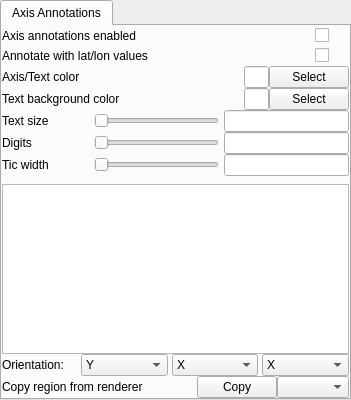
    <widget class="QTabWidget" name="_axisAnnotationTab">
     <property name="sizePolicy">
      <sizepolicy hsizetype="Minimum" vsizetype="Maximum">
       <horstretch>0</horstretch>
       <verstretch>0</verstretch>
      </sizepolicy>
     </property>
     <property name="currentIndex">
      <number>0</number>
     </property>
     <widget class="QWidget" name="tab">
      <property name="sizePolicy">
       <sizepolicy hsizetype="Minimum" vsizetype="Preferred">
        <horstretch>0</horstretch>
        <verstretch>0</verstretch>
       </sizepolicy>
      </property>
      <attribute name="title">
       <string>Axis Annotations</string>
      </attribute>
      <layout class="QVBoxLayout" name="verticalLayout">
       <property name="spacing">
        <number>0</number>
       </property>
       <property name="leftMargin">
        <number>0</number>
       </property>
       <property name="topMargin">
        <number>0</number>
       </property>
       <property name="rightMargin">
        <number>0</number>
       </property>
       <property name="bottomMargin">
        <number>0</number>
       </property>
       <item>
        <layout class="QHBoxLayout" name="horizontalLayout">
         <property name="spacing">
          <number>0</number>
         </property>
         <property name="topMargin">
          <number>0</number>
         </property>
         <property name="rightMargin">
          <number>20</number>
         </property>
         <item>
          <widget class="QLabel" name="label">
           <property name="sizePolicy">
            <sizepolicy hsizetype="Minimum" vsizetype="Preferred">
             <horstretch>0</horstretch>
             <verstretch>0</verstretch>
            </sizepolicy>
           </property>
           <property name="text">
            <string>Axis annotations enabled</string>
           </property>
          </widget>
         </item>
         <item>
          <spacer name="horizontalSpacer">
           <property name="orientation">
            <enum>Qt::Horizontal</enum>
           </property>
           <property name="sizeHint" stdset="0">
            <size>
             <width>40</width>
             <height>20</height>
            </size>
           </property>
          </spacer>
         </item>
         <item>
          <widget class="QCheckBox" name="_axisAnnotationEnabledCheckbox">
           <property name="text">
            <string/>
           </property>
          </widget>
         </item>
        </layout>
       </item>
       <item>
        <layout class="QHBoxLayout" name="horizontalLayout_2">
         <property name="spacing">
          <number>0</number>
         </property>
         <property name="topMargin">
          <number>0</number>
         </property>
         <property name="rightMargin">
          <number>20</number>
         </property>
         <item>
          <widget class="QLabel" name="label_2">
           <property name="sizePolicy">
            <sizepolicy hsizetype="Minimum" vsizetype="Preferred">
             <horstretch>0</horstretch>
             <verstretch>0</verstretch>
            </sizepolicy>
           </property>
           <property name="text">
            <string>Annotate with lat/lon values</string>
           </property>
          </widget>
         </item>
         <item>
          <spacer name="horizontalSpacer_2">
           <property name="orientation">
            <enum>Qt::Horizontal</enum>
           </property>
           <property name="sizeHint" stdset="0">
            <size>
             <width>40</width>
             <height>20</height>
            </size>
           </property>
          </spacer>
         </item>
         <item>
          <widget class="QCheckBox" name="_latLonAnnotationCheckbox">
           <property name="text">
            <string/>
           </property>
          </widget>
         </item>
        </layout>
       </item>
       <item>
        <layout class="QHBoxLayout" name="horizontalLayout_6">
         <property name="spacing">
          <number>0</number>
         </property>
         <property name="topMargin">
          <number>0</number>
         </property>
         <item>
          <widget class="QLabel" name="label_3">
           <property name="sizePolicy">
            <sizepolicy hsizetype="Minimum" vsizetype="Preferred">
             <horstretch>0</horstretch>
             <verstretch>0</verstretch>
            </sizepolicy>
           </property>
           <property name="text">
            <string>Axis/Text color</string>
           </property>
          </widget>
         </item>
         <item>
          <spacer name="horizontalSpacer_3">
           <property name="orientation">
            <enum>Qt::Horizontal</enum>
           </property>
           <property name="sizeHint" stdset="0">
            <size>
             <width>40</width>
             <height>20</height>
            </size>
           </property>
          </spacer>
         </item>
         <item>
          <widget class="QLineEdit" name="axisColorEdit">
           <property name="sizePolicy">
            <sizepolicy hsizetype="Minimum" vsizetype="Minimum">
             <horstretch>0</horstretch>
             <verstretch>0</verstretch>
            </sizepolicy>
           </property>
           <property name="maximumSize">
            <size>
             <width>25</width>
             <height>16777215</height>
            </size>
           </property>
           <property name="readOnly">
            <bool>true</bool>
           </property>
          </widget>
         </item>
         <item>
          <widget class="QPushButton" name="axisColorButton">
           <property name="text">
            <string>Select</string>
           </property>
          </widget>
         </item>
        </layout>
       </item>
       <item>
        <layout class="QHBoxLayout" name="horizontalLayout_4">
         <property name="spacing">
          <number>0</number>
         </property>
         <property name="topMargin">
          <number>0</number>
         </property>
         <item>
          <widget class="QLabel" name="label_9">
           <property name="sizePolicy">
            <sizepolicy hsizetype="Minimum" vsizetype="Preferred">
             <horstretch>0</horstretch>
             <verstretch>0</verstretch>
            </sizepolicy>
           </property>
           <property name="text">
            <string>Text background color</string>
           </property>
          </widget>
         </item>
         <item>
          <spacer name="horizontalSpacer_8">
           <property name="orientation">
            <enum>Qt::Horizontal</enum>
           </property>
           <property name="sizeHint" stdset="0">
            <size>
             <width>40</width>
             <height>20</height>
            </size>
           </property>
          </spacer>
         </item>
         <item>
          <widget class="QLineEdit" name="axisBackgroundColorEdit">
           <property name="sizePolicy">
            <sizepolicy hsizetype="Minimum" vsizetype="Minimum">
             <horstretch>0</horstretch>
             <verstretch>0</verstretch>
            </sizepolicy>
           </property>
           <property name="maximumSize">
            <size>
             <width>25</width>
             <height>16777215</height>
            </size>
           </property>
           <property name="readOnly">
            <bool>true</bool>
           </property>
          </widget>
         </item>
         <item>
          <widget class="QPushButton" name="axisBackgroundColorButton">
           <property name="text">
            <string>Select</string>
           </property>
          </widget>
         </item>
        </layout>
       </item>
       <item>
        <layout class="QHBoxLayout" name="horizontalLayout_9">
         <property name="spacing">
          <number>5</number>
         </property>
         <property name="topMargin">
          <number>0</number>
         </property>
         <item>
          <widget class="QLabel" name="label_4">
           <property name="sizePolicy">
            <sizepolicy hsizetype="Minimum" vsizetype="Preferred">
             <horstretch>0</horstretch>
             <verstretch>0</verstretch>
            </sizepolicy>
           </property>
           <property name="text">
            <string>Text size</string>
           </property>
          </widget>
         </item>
         <item>
          <spacer name="horizontalSpacer_4">
           <property name="orientation">
            <enum>Qt::Horizontal</enum>
           </property>
           <property name="sizeHint" stdset="0">
            <size>
             <width>40</width>
             <height>20</height>
            </size>
           </property>
          </spacer>
         </item>
         <item>
          <widget class="QSlider" name="axisTextSizeSlider">
           <property name="sizePolicy">
            <sizepolicy hsizetype="Minimum" vsizetype="Minimum">
             <horstretch>0</horstretch>
             <verstretch>0</verstretch>
            </sizepolicy>
           </property>
           <property name="minimumSize">
            <size>
             <width>125</width>
             <height>0</height>
            </size>
           </property>
           <property name="maximumSize">
            <size>
             <width>125</width>
             <height>16777215</height>
            </size>
           </property>
           <property name="orientation">
            <enum>Qt::Horizontal</enum>
           </property>
          </widget>
         </item>
         <item>
          <widget class="QLineEdit" name="axisTextSizeEdit">
           <property name="sizePolicy">
            <sizepolicy hsizetype="Minimum" vsizetype="Minimum">
             <horstretch>0</horstretch>
             <verstretch>0</verstretch>
            </sizepolicy>
           </property>
           <property name="minimumSize">
            <size>
             <width>125</width>
             <height>0</height>
            </size>
           </property>
           <property name="maximumSize">
            <size>
             <width>125</width>
             <height>16777215</height>
            </size>
           </property>
           <property name="layoutDirection">
            <enum>Qt::LeftToRight</enum>
           </property>
           <property name="alignment">
            <set>Qt::AlignCenter</set>
           </property>
          </widget>
         </item>
        </layout>
       </item>
       <item>
        <layout class="QHBoxLayout" name="horizontalLayout_10">
         <property name="spacing">
          <number>5</number>
         </property>
         <property name="topMargin">
          <number>0</number>
         </property>
         <item>
          <widget class="QLabel" name="label_5">
           <property name="sizePolicy">
            <sizepolicy hsizetype="Minimum" vsizetype="Preferred">
             <horstretch>0</horstretch>
             <verstretch>0</verstretch>
            </sizepolicy>
           </property>
           <property name="text">
            <string>Digits</string>
           </property>
          </widget>
         </item>
         <item>
          <spacer name="horizontalSpacer_5">
           <property name="orientation">
            <enum>Qt::Horizontal</enum>
           </property>
           <property name="sizeHint" stdset="0">
            <size>
             <width>40</width>
             <height>20</height>
            </size>
           </property>
          </spacer>
         </item>
         <item>
          <widget class="QSlider" name="axisDigitsSlider">
           <property name="sizePolicy">
            <sizepolicy hsizetype="Minimum" vsizetype="Minimum">
             <horstretch>0</horstretch>
             <verstretch>0</verstretch>
            </sizepolicy>
           </property>
           <property name="minimumSize">
            <size>
             <width>125</width>
             <height>0</height>
            </size>
           </property>
           <property name="maximumSize">
            <size>
             <width>125</width>
             <height>16777215</height>
            </size>
           </property>
           <property name="orientation">
            <enum>Qt::Horizontal</enum>
           </property>
          </widget>
         </item>
         <item>
          <widget class="QLineEdit" name="axisDigitsEdit">
           <property name="sizePolicy">
            <sizepolicy hsizetype="Minimum" vsizetype="Minimum">
             <horstretch>0</horstretch>
             <verstretch>0</verstretch>
            </sizepolicy>
           </property>
           <property name="minimumSize">
            <size>
             <width>125</width>
             <height>0</height>
            </size>
           </property>
           <property name="maximumSize">
            <size>
             <width>125</width>
             <height>16777215</height>
            </size>
           </property>
           <property name="layoutDirection">
            <enum>Qt::LeftToRight</enum>
           </property>
           <property name="alignment">
            <set>Qt::AlignCenter</set>
           </property>
          </widget>
         </item>
        </layout>
       </item>
       <item>
        <layout class="QHBoxLayout" name="horizontalLayout_11">
         <property name="spacing">
          <number>5</number>
         </property>
         <property name="topMargin">
          <number>0</number>
         </property>
         <property name="bottomMargin">
          <number>8</number>
         </property>
         <item>
          <widget class="QLabel" name="label_6">
           <property name="sizePolicy">
            <sizepolicy hsizetype="Minimum" vsizetype="Preferred">
             <horstretch>0</horstretch>
             <verstretch>0</verstretch>
            </sizepolicy>
           </property>
           <property name="text">
            <string>Tic width</string>
           </property>
          </widget>
         </item>
         <item>
          <spacer name="horizontalSpacer_6">
           <property name="orientation">
            <enum>Qt::Horizontal</enum>
           </property>
           <property name="sizeHint" stdset="0">
            <size>
             <width>40</width>
             <height>20</height>
            </size>
           </property>
          </spacer>
         </item>
         <item>
          <widget class="QSlider" name="ticWidthSlider">
           <property name="sizePolicy">
            <sizepolicy hsizetype="Minimum" vsizetype="Minimum">
             <horstretch>0</horstretch>
             <verstretch>0</verstretch>
            </sizepolicy>
           </property>
           <property name="minimumSize">
            <size>
             <width>125</width>
             <height>0</height>
            </size>
           </property>
           <property name="maximumSize">
            <size>
             <width>125</width>
             <height>16777215</height>
            </size>
           </property>
           <property name="orientation">
            <enum>Qt::Horizontal</enum>
           </property>
          </widget>
         </item>
         <item>
          <widget class="QLineEdit" name="ticWidthEdit">
           <property name="sizePolicy">
            <sizepolicy hsizetype="Minimum" vsizetype="Minimum">
             <horstretch>0</horstretch>
             <verstretch>0</verstretch>
            </sizepolicy>
           </property>
           <property name="minimumSize">
            <size>
             <width>125</width>
             <height>0</height>
            </size>
           </property>
           <property name="maximumSize">
            <size>
             <width>125</width>
             <height>16777215</height>
            </size>
           </property>
           <property name="layoutDirection">
            <enum>Qt::LeftToRight</enum>
           </property>
           <property name="alignment">
            <set>Qt::AlignCenter</set>
           </property>
          </widget>
         </item>
        </layout>
       </item>
       <item>
        <widget class="QTableWidget" name="axisAnnotationTable">
         <property name="sizePolicy">
          <sizepolicy hsizetype="Minimum" vsizetype="Minimum">
           <horstretch>0</horstretch>
           <verstretch>0</verstretch>
          </sizepolicy>
         </property>
         <property name="minimumSize">
          <size>
           <width>0</width>
           <height>150</height>
          </size>
         </property>
        </widget>
       </item>
       <item>
        <layout class="QHBoxLayout" name="horizontalLayout_8">
         <property name="spacing">
          <number>4</number>
         </property>
         <property name="topMargin">
          <number>0</number>
         </property>
         <item>
          <widget class="QLabel" name="label_7">
           <property name="sizePolicy">
            <sizepolicy hsizetype="Minimum" vsizetype="Preferred">
             <horstretch>0</horstretch>
             <verstretch>0</verstretch>
            </sizepolicy>
           </property>
           <property name="minimumSize">
            <size>
             <width>75</width>
             <height>0</height>
            </size>
           </property>
           <property name="maximumSize">
            <size>
             <width>75</width>
             <height>16777215</height>
            </size>
           </property>
           <property name="text">
            <string>Orientation:</string>
           </property>
          </widget>
         </item>
         <item>
          <widget class="QComboBox" name="xTicOrientationCombo">
           <property name="sizePolicy">
            <sizepolicy hsizetype="Minimum" vsizetype="Minimum">
             <horstretch>0</horstretch>
             <verstretch>0</verstretch>
            </sizepolicy>
           </property>
           <item>
            <property name="text">
             <string>Y</string>
            </property>
           </item>
           <item>
            <property name="text">
             <string>Z</string>
            </property>
           </item>
          </widget>
         </item>
         <item>
          <widget class="QComboBox" name="yTicOrientationCombo">
           <property name="sizePolicy">
            <sizepolicy hsizetype="Minimum" vsizetype="Minimum">
             <horstretch>0</horstretch>
             <verstretch>0</verstretch>
            </sizepolicy>
           </property>
           <item>
            <property name="text">
             <string>X</string>
            </property>
           </item>
           <item>
            <property name="text">
             <string>Z</string>
            </property>
           </item>
          </widget>
         </item>
         <item>
          <widget class="QComboBox" name="zTicOrientationCombo">
           <property name="sizePolicy">
            <sizepolicy hsizetype="Minimum" vsizetype="Minimum">
             <horstretch>0</horstretch>
             <verstretch>0</verstretch>
            </sizepolicy>
           </property>
           <item>
            <property name="text">
             <string>X</string>
            </property>
           </item>
           <item>
            <property name="text">
             <string>Y</string>
            </property>
           </item>
          </widget>
         </item>
        </layout>
       </item>
       <item>
        <layout class="QHBoxLayout" name="horizontalLayout_5">
         <property name="topMargin">
          <number>0</number>
         </property>
         <item>
          <widget class="QLabel" name="label_10">
           <property name="sizePolicy">
            <sizepolicy hsizetype="Minimum" vsizetype="Preferred">
             <horstretch>0</horstretch>
             <verstretch>0</verstretch>
            </sizepolicy>
           </property>
           <property name="text">
            <string>Copy region from renderer</string>
           </property>
          </widget>
         </item>
         <item>
          <spacer name="horizontalSpacer_9">
           <property name="orientation">
            <enum>Qt::Horizontal</enum>
           </property>
           <property name="sizeHint" stdset="0">
            <size>
             <width>40</width>
             <height>20</height>
            </size>
           </property>
          </spacer>
         </item>
         <item>
          <widget class="QPushButton" name="copyRegionButton">
           <property name="text">
            <string>Copy</string>
           </property>
          </widget>
         </item>
         <item>
          <widget class="QComboBox" name="copyRegionCombo">
           <property name="sizePolicy">
            <sizepolicy hsizetype="Minimum" vsizetype="Minimum">
             <horstretch>0</horstretch>
             <verstretch>0</verstretch>
            </sizepolicy>
           </property>
          </widget>
         </item>
        </layout>
       </item>
      </layout>
     </widget>
    </widget>
